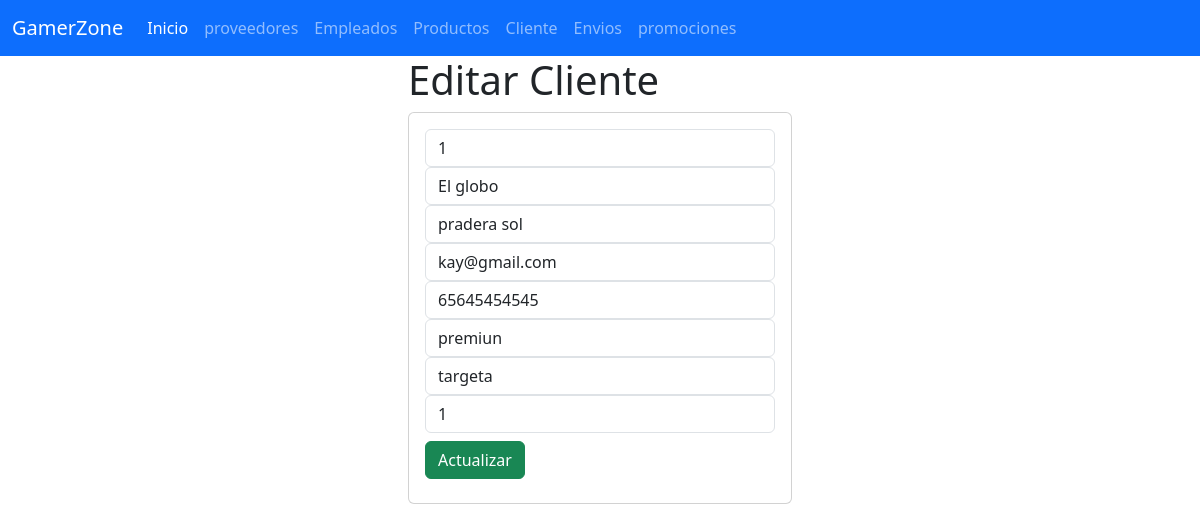
The app's page /seleccionarCliente/1 with its own data.
### Cliente_app/models.py (models this page shows, shortened)
class Cliente(models.Model):
    id_cliente = models.IntegerField(primary_key=True)
    nombre = models.CharField(max_length=100)
    direccion = models.CharField(max_length=100)
    correo_electronico = models.EmailField(max_length=254)
    telefono = models.IntegerField()
    tipo_cliente = models.CharField(max_length=100)
    metodo_de_pago = models.CharField(max_length=100)
    id_producto = models.IntegerField()

### Cliente_app/views.py (the view)
# urls.py: path("seleccionarCliente/<id_cliente>", views.seleccionarCliente, name="seleccionarCliente"),
def seleccionarCliente(request, id_cliente):
    losclientes = Cliente.objects.get(id_cliente=id_cliente)
    return render(request, "editarCliente.html", {"misclientes": losclientes})

### Cliente_app/templates/editarCliente.html (shortened to what this page needs)
{% extends "base.html" %}
{% block cuerpo %}
<div class="row">
    <div class="col-md-4 offset-md-4">
        <h1>Editar Cliente</h1>
        <div class="card">
            <div class="card-body">
                <form action="/editarCliente/" method="POST">
                    <div class="form-group">
                        <input type="number" id="txtid_cliente" name="txtid_cliente" class="form-control" value="{{ misclientes.id_cliente }}" readonly required>
                    </div>
                    <div class="form-group">
                        <input type="text" id="txtnombre" name="txtnombre" class="form-control" value="{{ misclientes.nombre }}" maxLength="100" required>
                    </div>
                    <div class="form-group">
                        <input type="text" id="txtdireccion" name="txtdireccion" class="form-control" value="{{ misclientes.direccion }}" maxLength="100" required>
                    </div>
                    <div class="form-group">
                        <input type="email" id="txtcorreo_electronico" name="txtcorreo_electronico" class="form-control" value="{{ misclientes.correo_electronico }}" maxLength="254" required>
                    </div>
                    <div class="form-group">
                        <input type="number" id="txttelefono" name="txttelefono" class="form-control" value="{{ misclientes.telefono }}" required>
                    </div>
                    <div class="form-group">
                        <input type="text" id="txttipo_cliente" name="txttipo_cliente" class="form-control" value="{{ misclientes.tipo_cliente }}" maxLength="100" required>
                    </div>
                    <div class="form-group">
                        <input type="text" id="txtmetodo_de_pago" name="txtmetodo_de_pago" class="form-control" value="{{ misclientes.metodo_de_pago }}" maxLength="100" required>
                    </div>
                    <div class="form-group">
                        <input type="number" id="txtid_producto" name="txtid_producto" class="form-control" value="{{ misclientes.id_producto }}" required>
                    </div>
                    <div class="form-group py-2">
                        <button type="submit" class="btn btn-success">Actualizar</button>
                    </div>
                </form>
            </div>
        </div>
    </div>
</div>
{% endblock %}

### records on screen
Cliente: txtid_cliente "1", txtnombre "El globo", txtdireccion "pradera sol", txtcorreo_electronico "kay@gmail.com", txttelefono "65645454545", txttipo_cliente "premiun", txtmetodo_de_pago "targeta", txtid_producto "1"
